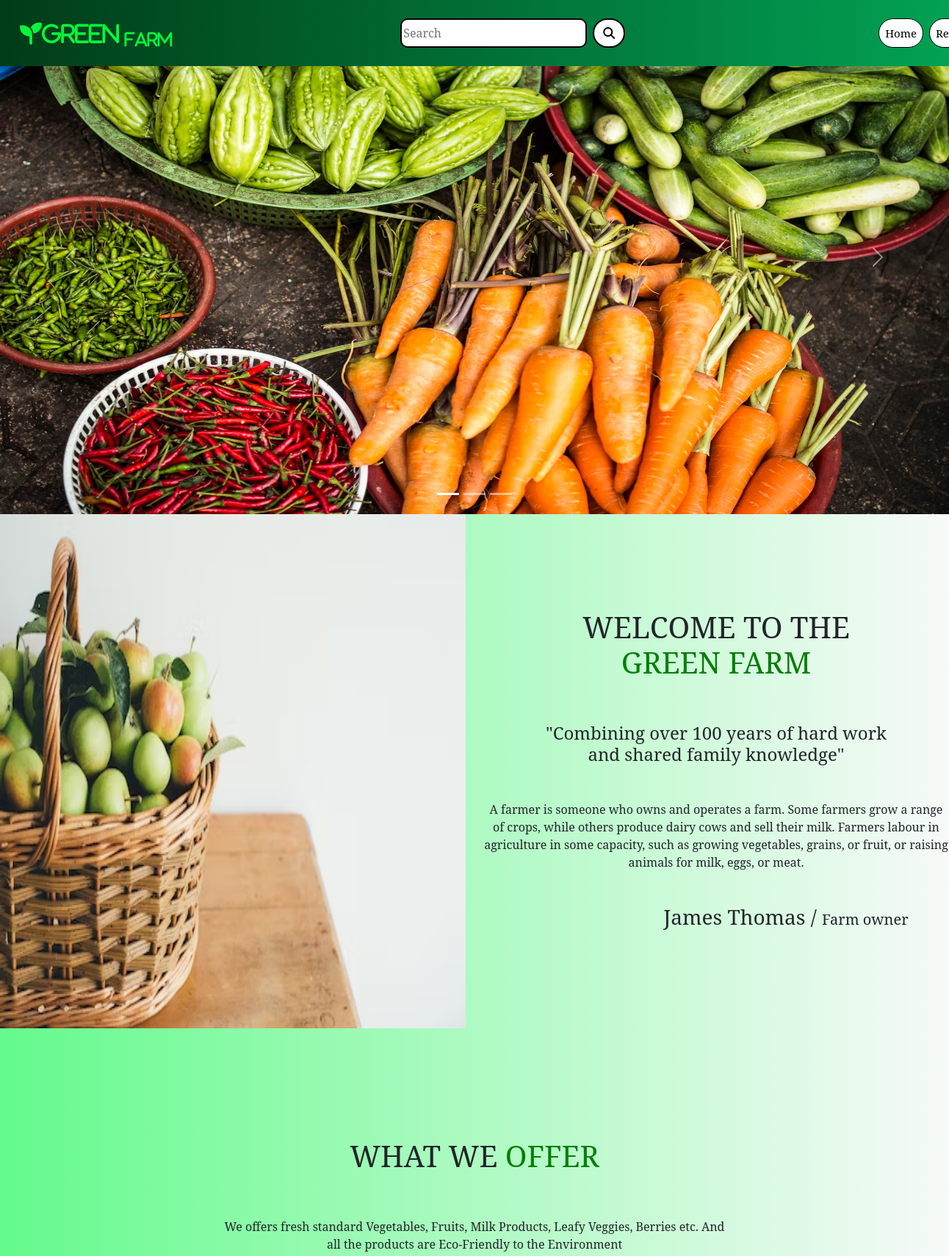
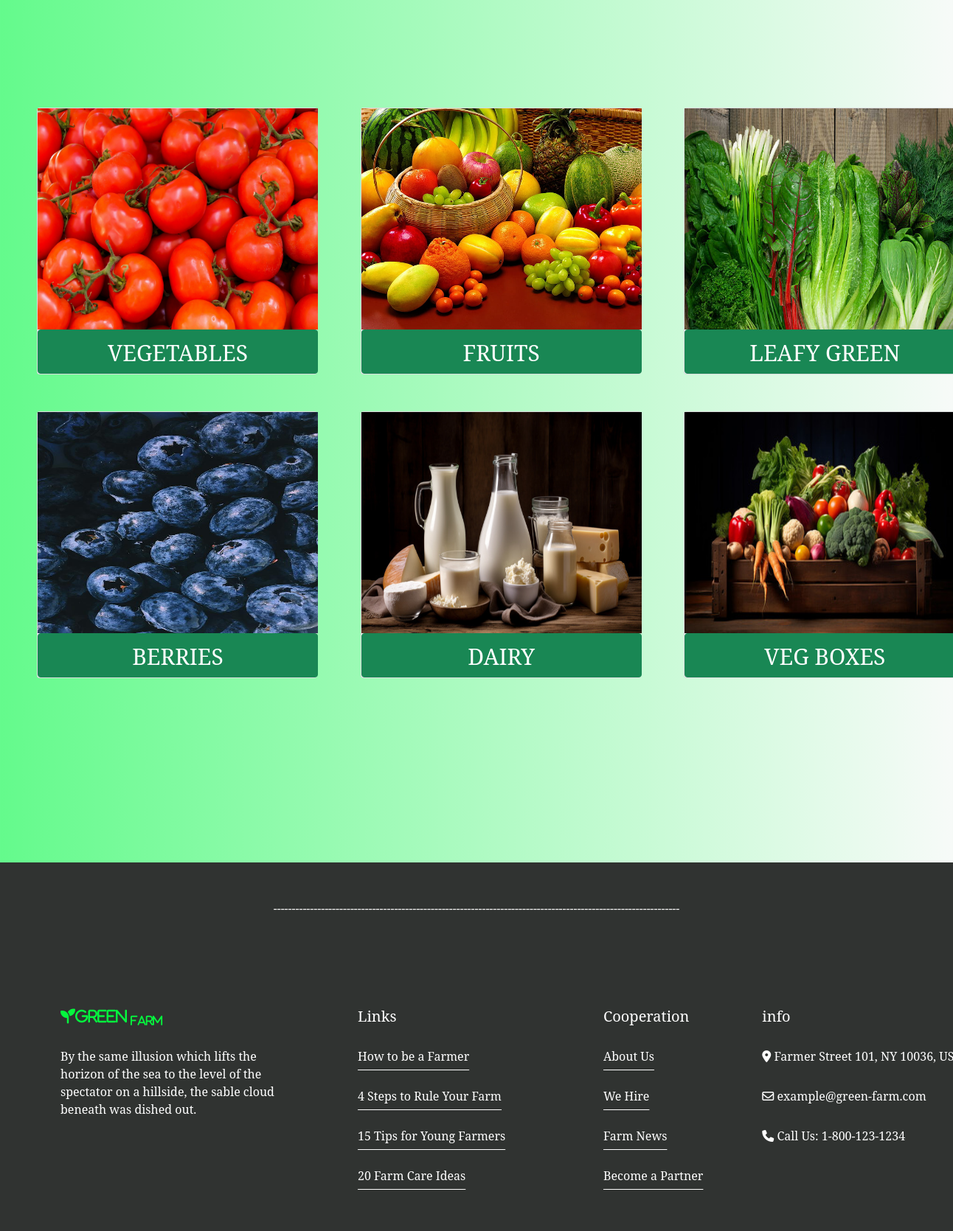
The page / on the database its author committed (2 pictures, top to bottom).
### shop/models.py (models this page shows, shortened)
class Category(models.Model):
    name = models.CharField(max_length=200)
    desc = models.TextField()
    image = models.ImageField(upload_to='shop/categories', blank=True, null=True)

### shop/views.py (the view)
# urls.py: 2. Add a URL to urlpatterns:  path('', views.home, name='home')
def home(request):
    c = Category.objects.all()
    return render(request, 'home.html', {'c': c})

### cart/context_processors.py (called while the page is built)
def product_count(request):
    item_count = 0
    if request.user.is_authenticated:
        u = request.user
    try:
        cart = Cart.objects.filter(user=u)
        for i in cart:
            item_count = item_count + i.quantity
    except:
        item_count = 0
    return {'count': item_count}

### template/home.html (shortened to what this page needs)
{% extends 'base.html' %}
{% load static %}
{% block content %}
<div style="margin-bottom:50px;">
    <div id="carouselExampleCaptions" class="carousel slide" data-bs-ride="carousel">
        <div class="carousel-indicators">
            <button type="button" data-bs-target="#carouselExampleCaptions" data-bs-slide-to="0" class="active"
                    aria-current="true" aria-label="Slide 1"></button>
            <button type="button" data-bs-target="#carouselExampleCaptions" data-bs-slide-to="1"
                    aria-label="Slide 2"></button>
            <button type="button" data-bs-target="#carouselExampleCaptions" data-bs-slide-to="2"
                    aria-label="Slide 3"></button>
        </div>
        <div class="carousel-inner">
            <div class="carousel-item active">
                <img src="{% static 'image/slide1.avif' %}" height="700px" width="100%">
            </div>
        </div>
        <button class="carousel-control-prev" type="button" data-bs-target="#carouselExampleCaptions"
                data-bs-slide="prev">
            <span class="carousel-control-prev-icon" aria-hidden="true"></span>
        </button>
        <button class="carousel-control-next" type="button" data-bs-target="#carouselExampleCaptions"
                data-bs-slide="next">
            <span class="carousel-control-next-icon" aria-hidden="true"></span>
        </button>
    </div>
    <div class="row">
        <div class="col-sm-6">
            <img src="{% static 'image/banner2.avif' %}" height="700px" width="100%">
        </div>
        <div class="col-sm-6" style="text-align:center;">
            <h1 style="padding-top:130px;">WELCOME TO THE <br><span style="color:green;">GREEN FARM</span></h1>
            <h4 style="padding-top:50px;">"Combining over 100 years of hard work<br>and shared family knowledge"</h4>
            <p style="padding-top:40px;">A farmer is someone who owns and operates a farm. Some farmers grow a range of
                crops, while others produce dairy cows and sell their milk. Farmers labour in agriculture in some
                capacity, such as growing vegetables, grains, or fruit, or raising animals for milk, eggs, or meat.</p>
            <h3 style="padding-top:30px;padding-left:190px;">James Thomas  / <span style="font-size:20px;">Farm owner</span></h3>
        </div>
    </div>
</div>
<div>
    <div class="row" style="margin-top:150px;margin-bottom:50px;">
        <div style="text-align:center;">
            <h1>WHAT WE <span style="color:green;">OFFER</span></h1>
            <p style="margin-top:60px;margin-bottom:150px;margin-left:300px;margin-right:300px;">We offers fresh standard Vegetables, Fruits, Milk Products, Leafy Veggies, Berries etc. And all the products are Eco-Friendly to the Environment</p>
        </div>
        {% for i in c %}
        <div class="col-sm-4">
            <div class="card bg-light" style="width:380px;margin-left:50px;margin-bottom:50px;">
                <img src="{{i.image.url}}" height="300px" width="380px;">
                <a href="{% url 'shop:allproducts' i.name %}" class="btn btn-success"
                   style="width:380px;height:60px;padding:8px;font-size:30px;">{{i.name}}</a>
            </div>
        </div>
        {% endfor %}
    </div>
</div>
{% endblock %}

### template/base.html (shortened to what this page needs)
<!DOCTYPE html>
{% load static %}
<html lang="en">
<head>
    <link href="https://cdn.jsdelivr.net/npm/bootstrap@5.0.2/dist/css/bootstrap.min.css" rel="stylesheet"
>
    <link rel="stylesheet" href="{% static 'css/style2.css' %}">
    <link rel="stylesheet" href="https://cdnjs.cloudflare.com/ajax/libs/font-awesome/6.5.1/css/all.min.css"
/>
</head>
<body style="background-image: linear-gradient(to right,#64fa8c, #f7faf8);">
<header>
    <nav class="navbar navbar-expand-lg fixed-top navbar-light"
         style="background-image: linear-gradient(to left,#02a153, #013b18);height:90px;">
        <div class="container-fluid">
            <a class="navbar-brand" href="#" style="color:#05f73e;font-size:30px;margin-left:15px;"><i
                    class="fa-solid fa-seedling"><i class="fa-solid fa-g"><i class="fa-solid fa-r"></i><i
                    class="fa-solid fa-e"></i><i class="fa-solid fa-e"></i><i class="fa-solid fa-n"></i>&nbsp;<sub><i
                    class="fa-solid fa-f"></i><i class="fa-solid fa-a"></i><i class="fa-solid fa-r"></i><i
                    class="fa-solid fa-m"></i></sub></i></i></a>
            <div class="collapse navbar-collapse" id="navbarSupportedContent">
                <div style="margin-left:295px;">
                    <form class="d-flex" method="post" action="{% url 'search:search' %}">
                        <input class="me-2" style="border:2px solid black;border-radius:10px;" type="search" name="q"
                               placeholder="Search" aria-label="Search">
                        <button class="btn btn-outline-light" type="submit"
                                style="color:black;border:2px solid black;border-radius:25px;background-color:white;"><i
                                class="fa-solid fa-magnifying-glass"></i></button>
                    </form>
                </div>
                <ul class="navbar-nav me-auto mb-2 mb-lg-0" style="margin-left:345px;">
                    <li class="nav-item">
                        <a class="nav-link" href="{% url 'shop:home' %}"
                           style="background-color:white;color:black;font-size:15px;border:1px solid black;border-radius:50px;margin-right:8px;">Home</a>
                    </li>
                    {% if user.is_authenticated %}
                    {% if user.is_superuser == False %}
                    <li class="nav-item">
                        <a class="nav-link" href="{% url 'cart:cart_view' %}"
                           style="background-color:white;color:black;font-size:15px;border:1px solid black;border-radius:50px;margin-right:8px;"><i class="fa-solid fa-cart-shopping"></i>&nbsp;<sup style="color:red;">{{count}}</sup></a>
                    </li>
                    <li class="nav-item">
                        <a class="nav-link" href="{% url 'cart:order_view' %}"
                           style="background-color:white;color:black;font-size:15px;border:1px solid black;border-radius:50px;margin-right:8px;">Your Order</a>
                    </li>
                    <li class="nav-item">
                        <a class="nav-link" href="{% url 'shop:logout' %}"
                           style="background-color:white;color:black;font-size:15px;border:1px solid black;border-radius:50px;margin-right:8px;">Log
                            Out</a>
                    </li>
                    {% endif %}
                    {% else %}
                    <li class="nav-item">
                        <a class="nav-link" href="{% url 'shop:register' %}"
                           style="background-color:white;color:black;font-size:15px;border:1px solid black;border-radius:50px;margin-right:8px;">Register</a>
                    </li>
                    {% endif %}
                </ul>
            </div>
        </div>
    </nav>
</header>
{% block content %}
{% endblock %}
<footer>
    <div class="row" style="background-color:#303331;height:500px;margin-top:200px;color:white;">
        <p style="text-align:center;padding-top:50px;">
            ---------------------------------------------------------------------------------------------------------------</p>
        <div class="row" style="margin-left:70px;margin-top:60px;">
            <div class="col-sm-3">
                <h5 style="color:#05f73e;"><i class="fa-solid fa-seedling"><i class="fa-solid fa-g"><i
                        class="fa-solid fa-r"></i><i
                        class="fa-solid fa-e"></i><i class="fa-solid fa-e"></i><i
                        class="fa-solid fa-n"></i>&nbsp;<sub><i class="fa-solid fa-f"></i><i
                        class="fa-solid fa-a"></i><i class="fa-solid fa-r"></i><i
                        class="fa-solid fa-m"></i></sub></i></i></h5>
                <p style="margin-top:30px;">By the same illusion which lifts the horizon of the sea to the level of the
                    spectator on a hillside,
                    the sable cloud beneath was dished out.</p>
            </div>
            <div class="col-sm-3" style="margin-left:80px;">
                <h5>Links</h5>
                <p style="margin-top:30px;text-decoration:underline;text-underline-offset: 12px;">How to be a Farmer</p>
                <p style="margin-top:30px;text-decoration:underline;text-underline-offset: 12px;">4 Steps to Rule Your
                    Farm</p>
                <p style="margin-top:30px;text-decoration:underline;text-underline-offset: 12px;">15 Tips for Young
                    Farmers</p>
                <p style="margin-top:30px;text-decoration:underline;text-underline-offset: 12px;">20 Farm Care Ideas</p>
            </div>
            <div class="col-sm-2" style="margin-left:10px;">
                <h5>Cooperation</h5>
                <p style="margin-top:30px;text-decoration:underline;text-underline-offset: 12px;">About Us</p>
                <p style="margin-top:30px;text-decoration:underline;text-underline-offset: 12px;">We Hire</p>
                <p style="margin-top:30px;text-decoration:underline;text-underline-offset: 12px;">Farm News</p>
                <p style="margin-top:30px;text-decoration:underline;text-underline-offset: 12px;">Become a Partner</p>
            </div>
            <div class="col-sm-3">
                <h5>info</h5>
                <p style="margin-top:30px;"><i class="fa-solid fa-location-dot"></i>&nbsp;Farmer Street 101, NY 10036,
                    US</p>
                <p style="margin-top:30px;"><i class="fa-regular fa-envelope"></i>&nbsp;example@green-farm.com</p>
                <p style="margin-top:30px;"><i class="fa-solid fa-phone"></i>&nbsp;Call Us: 1-800-123-1234</p>
            </div>
        </div>
    </div>
</footer>
</body>
</html>

### static/css/style2.css (style rules this page uses)
body { font-family: 'Noto Serif', serif; }

### rows shown on the page
Category: image (picture), name "VEGETABLES"
Category: image (picture), name "FRUITS"
Category: image (picture), name "LEAFY GREEN"
Category: image (picture), name "BERRIES"
Category: image (picture), name "DAIRY"
Category: image (picture), name "VEG BOXES"
